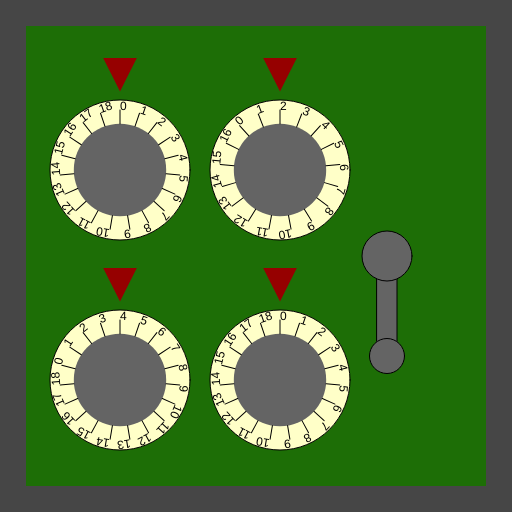
Frame 1 (no input)
Frame 60 (no input): identical to frame 1, image omitted
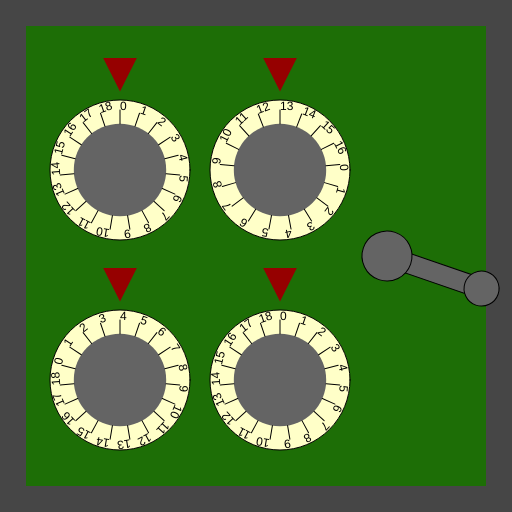
Frame 120 (the mouse pressed at the canvas centre since frame 60)

The p5.js sketch that drew these frames (run headless with seeded random() and noise() and a simulated clock; from frame 60 on, the mouse is pressed at the canvas centre):

// p5.js sketch
// ── sketch.js
/*

Officer: 1608905
CaseNum: 303-2-30382738-1608905

Case 303 - The Case of the Crooked Attorney
Stage 3 - The Gates Bank

I’ve made an appointment for you at the Gates Bank to retrieve your safe deposit box from the vault.
Actually you will break into Torvalds’ one.

Crack the safe by doing the following:

	When the mouse button is released:
	- Make Hidden_Vault_Code_0 equal to the value of mouseX
	- Use the 'max' function to prevent Hidden_Vault_Code_0 from falling below 2

	Whilst the mouse is moving:
	- Decrement Hidden_Vault_Code_1 by 2
	- Use the 'constrain' function to prevent Hidden_Vault_Code_1 from falling below 4 and going above 15

	Whilst the mouse is moving:
	- Make Hidden_Vault_Code_2 equal to the value of mouseX
	- Use the 'constrain' function to prevent Hidden_Vault_Code_2 from falling below 2 and going above 13

	When any key is pressed:
	- Decrement Hidden_Vault_Code_3 by 1
	- Use the 'constrain' function to prevent Hidden_Vault_Code_3 from falling below 3 and going above 14

	When the mouse button is pressed:
	- Make Hidden_Vault_Code_4 equal to the value of mouseX
	- Use the 'constrain' function to prevent Hidden_Vault_Code_4 from falling below 14 and going above 71



This time you'll need to create the relevant event handlers yourself.

There are many possible ways of investigating this case, but you
should use ONLY the following commands:

	- The assignment operator aka. the equals sign !
	- mouseX, mouseY
	- Incrementing +=
	- Decrementing -=
	- min, max
	- constrain

*/

//declare the variables

var Hidden_Vault_Code_0;
var Hidden_Vault_Code_1;
var Hidden_Vault_Code_2;
var Hidden_Vault_Code_3;
var Hidden_Vault_Code_4;


function preload()
{
	//IMAGES WILL BE LOADED HERE

}

function setup()
{
	createCanvas(512,512);

	//initialise the variables
	Hidden_Vault_Code_0 = 0;
	Hidden_Vault_Code_1 = 0;
	Hidden_Vault_Code_2 = 0;
	Hidden_Vault_Code_3 = 0;
	Hidden_Vault_Code_4 = 0;

}

///////////////////EVENT HANDLERS///////////////////

//Create event handlers here to open the safe ...

function mouseReleased()
{
	Hidden_Vault_Code_0 = mouseX;
    Hidden_Vault_Code_0 = max(Hidden_Vault_Code_0, 2);
}

function mouseMoved()
{
	Hidden_Vault_Code_1 -= 2;
    Hidden_Vault_Code_1 = constrain(Hidden_Vault_Code_1, 4, 15);
    Hidden_Vault_Code_2 = mouseX;
    Hidden_Vault_Code_2 = constrain(Hidden_Vault_Code_2, 2, 13);
}

function keyPressed()
{
	Hidden_Vault_Code_3 -= 1;
    Hidden_Vault_Code_3 = constrain(Hidden_Vault_Code_3, 3, 14);
}

function mousePressed()
{
	Hidden_Vault_Code_4 = mouseX;
    Hidden_Vault_Code_4 = constrain(Hidden_Vault_Code_4, 14, 71);
}

///////////////DO NOT CHANGE CODE BELOW THIS POINT///////////////////

function draw()
{

	//Draw the safe door
	background(70);
	noStroke();
	fill(29,110,6);
	rect(26,26,width-52,width-52);

	//Draw the combination dials
	push();
	translate(120,170);
	drawDial(140,Hidden_Vault_Code_0, 19);
	pop();

	push();
	translate(120,380);
	drawDial(140,Hidden_Vault_Code_1, 19);
	pop();

	push();
	translate(280,170);
	drawDial(140,Hidden_Vault_Code_2, 17);
	pop();

	push();
	translate(280,380);
	drawDial(140,Hidden_Vault_Code_3, 19);
	pop();

	//Draw the lever
	push();
	translate(width - 125,256);
	drawLever(Hidden_Vault_Code_4);
	pop();


}

function drawDial(diameter,num,maxNum)
{
	//the combination lock

	var r = diameter * 0.5;
	var p = r * 0.6;

	stroke(0);
	fill(255,255,200);
	ellipse(0,0,diameter,diameter);
	fill(100);
	noStroke();
	ellipse(0,0,diameter*0.66,diameter*0.66);
	fill(150,0,0);
	triangle(
		-p * 0.4,-r-p,
		p * 0.4,-r-p,
		0,-r-p/5
	);

	noStroke();

	push();
	var inc = 360/maxNum;

	rotate(radians(-num * inc));
	for(var i = 0; i < maxNum; i++)
	{
		push();
		rotate(radians(i * inc));
		stroke(0);
		line(0,-r*0.66,0,-(r-10));
		noStroke();
		fill(0);
		text(i,0,-(r-10));
		pop();
	}

	pop();
}

function drawLever(rot)
{
	push();
	rotate(radians(-rot))
	stroke(0);
	fill(100);
	rect(-10,0,20,100);
	ellipse(0,0,50,50);
	ellipse(0,100,35,35);
	pop();
}
